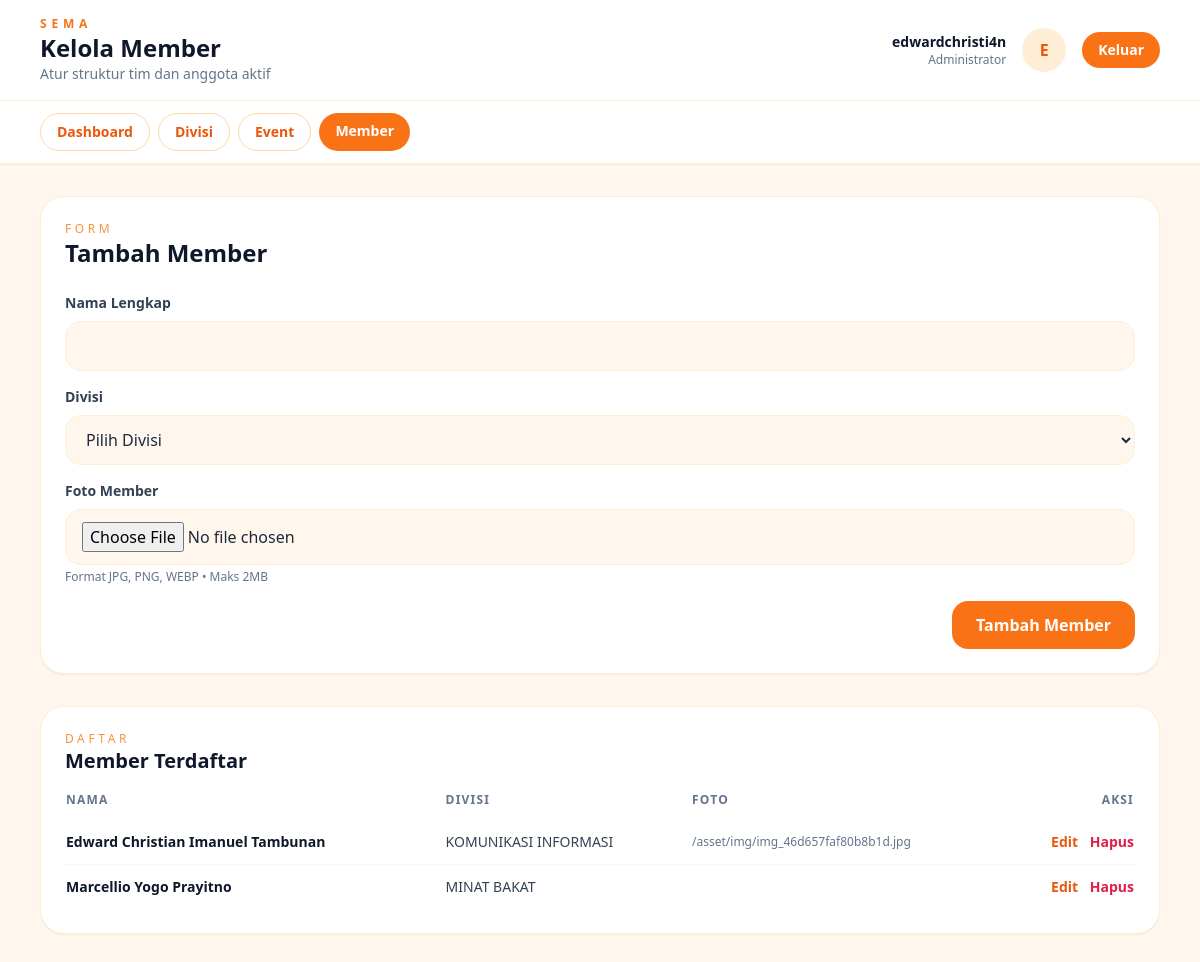
Screenshot of /admin/member/index.php (signed in) with the database file from the repository.
### tables this page shows
CREATE TABLE `member` (
  `id_member` int(11) NOT NULL,
  `nama` varchar(100) NOT NULL,
  `id_divisi` int(11) DEFAULT NULL,
  `foto_member` varchar(255) DEFAULT NULL
);

CREATE TABLE `divisi` (
  `id_divisi` int(11) NOT NULL,
  `nama_divisi` varchar(100) NOT NULL
);

### admin/member/index.php (the view, shortened to what this page needs)
<?php
require_once __DIR__ . '/../../config/database.php';
function h(?string $value): string
{
    return htmlspecialchars($value ?? '', ENT_QUOTES, 'UTF-8');
}
$memberResult = mysqli_query($conn, 'SELECT m.*, d.nama_divisi FROM member m LEFT JOIN divisi d ON d.id_divisi = m.id_divisi ORDER BY m.nama ASC');
$memberList = $memberResult ? mysqli_fetch_all($memberResult, MYSQLI_ASSOC) : [];
$editMember = null;
$adminName = h($_SESSION['admin_username'] ?? 'Admin');
$initial = strtoupper(substr($adminName, 0, 1));
$activePage = 'member';
$navLinks = [
    ['label' => 'Dashboard', 'href' => '../dashboard.php', 'key' => 'dashboard'],
    ['label' => 'Divisi', 'href' => '../divisi/index.php', 'key' => 'divisi'],
    ['label' => 'Event', 'href' => '../event/index.php', 'key' => 'event'],
    ['label' => 'Member', 'href' => 'index.php', 'key' => 'member'],
];
?>
<!DOCTYPE html>
<html lang="id">
<head>
    <script src="https://cdn.tailwindcss.com"></script>
</head>
<body class="bg-orange-50 min-h-screen text-slate-800">
    <header class="bg-white border-b border-orange-100 shadow-sm sticky top-0 z-10">
        <div class="max-w-6xl mx-auto px-4 py-4 flex flex-wrap gap-4 items-center justify-between">
            <div>
                <p class="text-xs font-semibold tracking-[0.4em] text-orange-500">SEMA</p>
                <h1 class="text-2xl font-semibold text-slate-900">Kelola Member</h1>
                <p class="text-sm text-slate-500">Atur struktur tim dan anggota aktif</p>
            </div>
            <div class="flex items-center gap-4">
                <div class="text-right">
                    <p class="text-sm font-semibold text-slate-900"><?php echo $adminName; ?></p>
                    <p class="text-xs text-slate-500">Administrator</p>
                </div>
                <div class="w-11 h-11 rounded-full bg-orange-100 text-orange-600 font-semibold flex items-center justify-center">
                    <?php echo $initial; ?>
                </div>
                <a href="../dashboard.php?logout=1" class="px-4 py-2 text-sm font-semibold rounded-full bg-orange-500 text-white hover:bg-orange-600 transition">Keluar</a>
            </div>
        </div>
        <nav class="bg-white border-t border-orange-100">
            <div class="max-w-6xl mx-auto px-4 py-3 flex flex-wrap gap-2">
                <?php foreach ($navLinks as $link): ?>
                    <?php $isActive = $link['key'] === $activePage; ?>
                    <a href="<?php echo $link['href']; ?>" class="px-4 py-2 text-sm font-semibold rounded-full transition <?php echo $isActive ? 'bg-orange-500 text-white' : 'border border-orange-200 text-orange-600 hover:bg-orange-50'; ?>"><?php echo $link['label']; ?></a>
                <?php endforeach; ?>
            </div>
        </nav>
    </header>
    <main class="max-w-6xl mx-auto px-4 py-8 space-y-8">
        <section class="bg-white border border-orange-100 rounded-3xl p-6 shadow-sm">
            <div class="flex items-center justify-between mb-6">
                <div>
                    <p class="text-xs uppercase tracking-[0.3em] text-orange-400">Form</p>
                    <h2 class="text-2xl font-semibold text-slate-900">
                        <?php echo $editMember ? 'Perbarui Member' : 'Tambah Member'; ?>
                    </h2>
                </div>
            </div>
            <form action="index.php" method="post" class="grid gap-4" enctype="multipart/form-data">
                <div>
                    <label class="block text-sm font-semibold text-slate-700 mb-2">Nama Lengkap</label>
                    <input type="text" name="nama" value="<?php echo $editMember ? h($editMember['nama']) : ''; ?>" class="w-full px-4 py-3 rounded-2xl border border-orange-100 focus:outline-none focus:ring-2 focus:ring-orange-400 bg-orange-50" required />
                </div>
                <div>
                    <label class="block text-sm font-semibold text-slate-700 mb-2">Divisi</label>
                    <select name="id_divisi" class="w-full px-4 py-3 rounded-2xl border border-orange-100 focus:outline-none focus:ring-2 focus:ring-orange-400 bg-orange-50" required>
                        <option value="">Pilih Divisi</option>
                    </select>
                </div>
                <div>
                    <label class="block text-sm font-semibold text-slate-700 mb-2">Foto Member</label>
                    <input type="file" name="foto_member" accept="image/*" class="w-full px-4 py-3 rounded-2xl border border-orange-100 bg-orange-50 focus:outline-none focus:ring-2 focus:ring-orange-400" />
                    <p class="text-xs text-slate-500 mt-1">Format JPG, PNG, WEBP &bull; Maks 2MB</p>
                </div>
                <div class="flex justify-end">
                    <button type="submit" class="px-6 py-3 rounded-2xl font-semibold text-white bg-orange-500 hover:bg-orange-600 transition">
                        <?php echo $editMember ? 'Simpan Perubahan' : 'Tambah Member'; ?>
                    </button>
                </div>
            </form>
        </section>
        <section class="bg-white border border-orange-100 rounded-3xl p-6 shadow-sm">
            <div class="flex items-center justify-between mb-4">
                <div>
                    <p class="text-xs uppercase tracking-[0.3em] text-orange-400">Daftar</p>
                    <h2 class="text-xl font-semibold text-slate-900">Member Terdaftar</h2>
                </div>
            </div>
            <div class="overflow-x-auto">
                <table class="min-w-full text-sm">
                    <thead>
                        <tr class="text-left text-xs uppercase tracking-widest text-slate-500">
                            <th class="pb-3">Nama</th>
                            <th class="pb-3">Divisi</th>
                            <th class="pb-3">Foto</th>
                            <th class="pb-3 text-right">Aksi</th>
                        </tr>
                    </thead>
                    <tbody class="divide-y divide-orange-50">
                        <?php foreach ($memberList as $member): ?>
                            <tr class="hover:bg-orange-50/60">
                                <td class="py-3 font-semibold text-slate-900"><?php echo h($member['nama']); ?></td>
                                <td class="py-3 text-sm text-slate-700"><?php echo h($member['nama_divisi'] ?? '-'); ?></td>
                                <td class="py-3 text-xs text-slate-500"><?php echo h($member['foto_member']); ?></td>
                                <td class="py-3 text-right space-x-2">
                                    <a href="index.php?edit_member=<?php echo (int)$member['id_member']; ?>" class="text-sm font-semibold text-orange-600 hover:underline">Edit</a>
                                    <form action="index.php" method="post" class="inline" onsubmit="return confirm('Hapus member ini?');">
                                        <button type="submit" class="text-sm font-semibold text-rose-600 hover:underline">Hapus</button>
                                    </form>
                                </td>
                            </tr>
                        <?php endforeach; ?>
                    </tbody>
                </table>
            </div>
        </section>
    </main>
</body>
</html>

### rows the page displays
member: nama "Edward Christian Imanuel Tambunan", id_divisi.nama_divisi "KOMUNIKASI INFORMASI", foto_member "/asset/img/img_46d657faf80b8b1d.jpg"
member: nama "Marcellio Yogo Prayitno", id_divisi.nama_divisi "MINAT BAKAT"

### other values shown
$adminName "edwardchristi4n"
$initial "E"
$link['label'] "Dashboard"
$link['label'] "Divisi"
$link['label'] "Event"
$link['label'] "Member"
